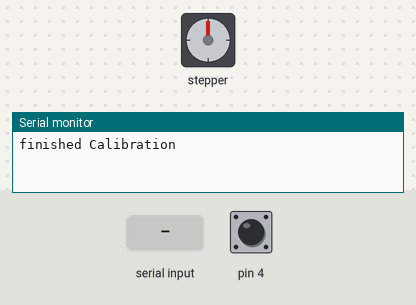
Simulated run of this sketch. Board: Arduino Uno, built with avr-gcc and run on an emulated ATmega328P. Shown: stepper motor, the last lines printed to the serial monitor. The inputs (shaded band) are chosen by the test bench; at power-on: pin 4 HIGH. Stepper angles assume 200 steps per turn.

Above: at 4.4 s.
4.5 s: "90,45,200\n" received over Serial
At 4.65 s:
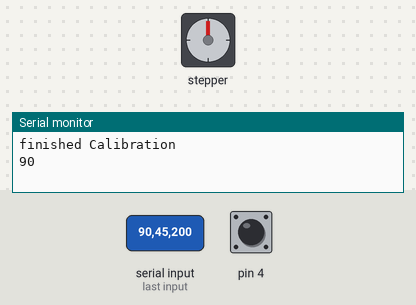
At 6.4 s:
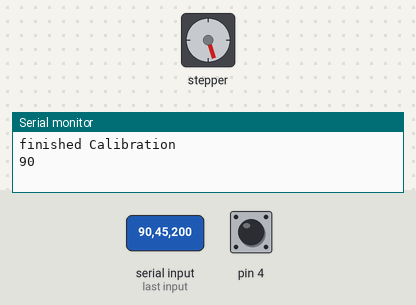
6.7 s: "30,150,10\n" received over Serial
At 7.9 s:
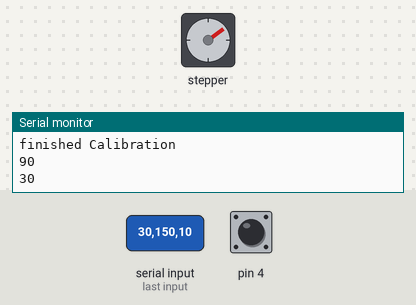
Timing chart, 0 to 9.7 s (numbered marks = the images above; inputs shaded):
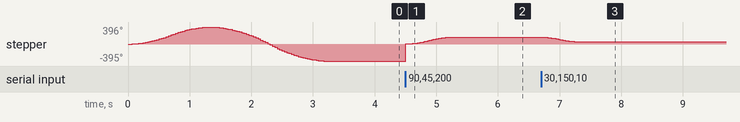

Measured:
- after the input at 4.5 s, stepper: turns 557° clockwise in 0.74 s, starting at once
- after the input at 6.7 s, stepper: turns 108° counter-clockwise in 0.58 s, starting at once

The sketch:

stepper_control_test.ino
```cpp
#include <Servo.h>
#include <AccelStepper.h>

/**
 * DESCRIPTION: This sketch is responsible for controlling the motors that steer the robot. Queries 4
 * times a second. When the digital read pin reads low, it is not in the range of the magnetic center.
 * The pin assignments are as follows:
 *  D2: FL DIR    (Pin 2)
 *  D3: FL PUL    (Pin 3)
 *  D4: FL INDEX  (Pin 4)
 *  D5: FR DIR    (Pin 5)
 *  D6: FR PUL    (Pin 6)
 *  D7: FR INDEX  (Pin 7)
 *  D8: BL DIR    (Pin 8)
 *  D9: BL PUL    (Pin 9)
 *  D10: BL INDEX (Pin 10)
 *  D11: BR DIR   (Pin 11)
 *  D12: BR PUL   (Pin 12)
 *  A1: BR INDEX  (Pin A1)
 *  A2: EN        (Pin A2)
 */

AccelStepper FL_(AccelStepper::DRIVER, 3, 2);
AccelStepper FR_(AccelStepper::DRIVER, 6, 5);
AccelStepper RL_(AccelStepper::DRIVER, 9, 8);
AccelStepper RR_(AccelStepper::DRIVER, 12, 11);

int numSteps;
int center;
int QUARTER_ROTATE = 220;

boolean wheelCounterClockwise = true;
boolean wheelClockwise = false;
boolean calibrating = true;

long motorPos[4];

void setup() {
    Serial.begin(28800);     // opens serial port, sets data rate to 9600 bps
    FL_.setMaxSpeed(500);
    FL_.setAcceleration(500);
    FL_.setEnablePin(A2);
    pinMode(4, INPUT_PULLUP);

    FR_.setMaxSpeed(500);
    FR_.setAcceleration(500);
    FR_.setEnablePin(A2);
    pinMode(7, INPUT_PULLUP);

    RL_.setMaxSpeed(500);
    RL_.setAcceleration(500);
    RL_.setEnablePin(A2);
    pinMode(10, INPUT_PULLUP);

    RR_.setMaxSpeed(500);
    RR_.setAcceleration(500);
    RR_.setEnablePin(A2);
    pinMode(A1, INPUT_PULLUP);

    calibrateMotor(FL_, 4);
    //calibrateMotor(FR_, 10);
    //calibrateMotor(RL_, 13);
    //calibrateMotor(RR_, 25);
}


void loop() {
   // serial message should consist of 4 ints that indicate the motor positions
   // is the form of front left pos, front right pos, rear left pos, rear right pos
   // protocol follows <front_left angle>:<front_right angle>:<rear_left>:<reat_right>\n

    // send data only when you receive data:
    if (Serial.available() > 0) {
        //only should be called if a stepper message has been recieved

        //split the incoming message into its seperate motor components
        String stuff = Serial.readStringUntil('\n');
        messageSplitter(stuff, ':', motorPos);

        //move the front left stepper to the first int of a message
        //Serial.print("front left motor position: ");
        Serial.println(motorPos[0]);
        FL_.moveTo(motorPos[0]);

        //move the front right stepper to the second int of a message
       // Serial.print("front right motor position: ");
        //Serial.println(motorPos[1]);
        //FL_.moveTo(motorPos[1]);

        //move the Rear left stepper to the third int of a message
       // Serial.print("Rear Left motor position: ");
       // Serial.println(motorPos[2]);
        //FL_.moveTo(motorPos[2]);

        //move the Rear right stepper to the forth int of a message
       // Serial.print("Rear right motor position: ");
       // Serial.println(motorPos[3]);
        //FL_.moveTo(motorPos[3]);

    }
    if (!calibrating) {
       FL_.run();
      //FR_.run();
      //RL_.run();
      //RR_.run();
    }

}

void messageSplitter(String message, char splitVar, long* positions){
  int splitIndex = 0;
  String temp = "";
  for (int i = 0; i < message.length() - 1; i++){
    if (message.charAt(i) == splitVar){
      positions[splitIndex] = temp.toInt();
      temp = "";
      splitIndex++;
    } else {
      temp += message.charAt(i);
    }

  }
  positions[splitIndex] = temp.toInt();
}

void calibrateMotor(AccelStepper step, int motorIndex)
{
  // First check if the motor is already in the low range; if so, run
  // A different calibration algorithm
  if (digitalRead(motorIndex) == LOW)
  {
    // First run the motor counter clockwise to the edge of the low read
    step.moveTo(QUARTER_ROTATE);
    while (digitalRead(motorIndex) == LOW)
    {
      delayMicroseconds(10);
      step.run();
    }

    // Then run the counter clockwise wheel calibration method
    step.setCurrentPosition(0);
    step.moveTo(-1 * QUARTER_ROTATE);
   while (digitalRead(motorIndex) == LOW)
   {
      delayMicroseconds(10);
      step.run();
   }
    numSteps = step.currentPosition();
    center = numSteps / 2;

    step.setCurrentPosition(0);
    step.moveTo(-1 * center);
    while (step.run())
    {
      delayMicroseconds(10);
    }
    step.setCurrentPosition(0);
    return;
  }

  // Run the motor counter clockwise first to see if it can find the center
  step.moveTo(QUARTER_ROTATE);
  while (digitalRead(motorIndex) != LOW)
  {
    delayMicroseconds(10);
    if (!step.run())
    {
      wheelCounterClockwise = false;
      wheelClockwise = true;
      delayMicroseconds(10);
      break;
    }
  }

  // If the motor did not reach the full 45 degree turn, run the motor 90 degrees
  // clockwise
  if (!wheelCounterClockwise)
  {
    step.moveTo(-1 * QUARTER_ROTATE);
    while (digitalRead(motorIndex) != LOW)
    {
      delayMicroseconds(10);

      if (!step.run())
      {
        wheelClockwise = false;
        break;
      }
    }
  }

  step.setCurrentPosition(0);
  if (wheelCounterClockwise)
  {
    step.moveTo(QUARTER_ROTATE);
  }
  else
  {
    step.moveTo(-1 * QUARTER_ROTATE);
  }
  while (digitalRead(motorIndex) == LOW)
  {
    delayMicroseconds(10);
    step.run();
  }
  numSteps = step.currentPosition();
  center = numSteps / 2;

  step.setCurrentPosition(0);
  step.moveTo(-1 * center);
  while (step.run())
  {
    delayMicroseconds(10);
  }
  step.setCurrentPosition(0);
  Serial.println("finished Calibration");
  calibrating = false;
}
```
